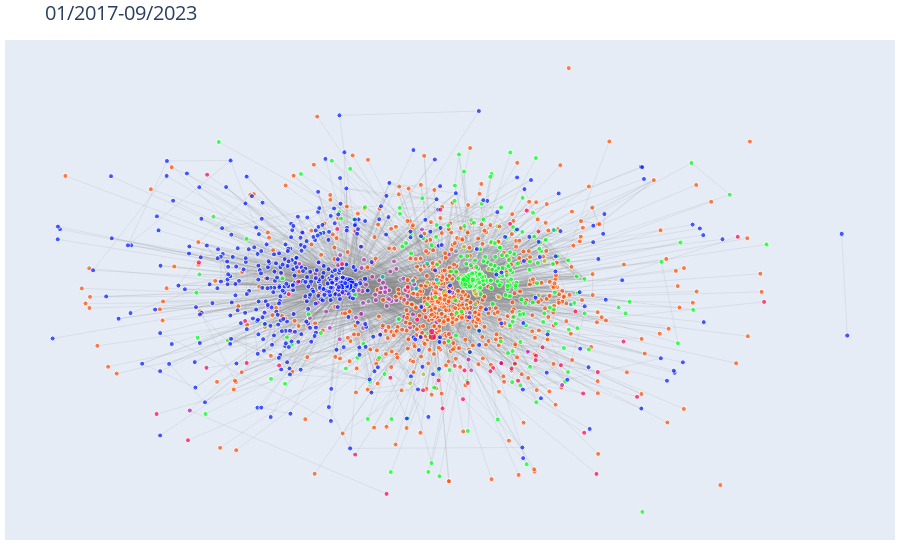

Notebook code for this chart:
### Code cell
ecosystem_g_figure

### Figure 1 — Plotly figure (JSON) as saved in the notebook; plotly's stock layout.template omitted (floating-point values rounded to 4 significant figures; data arrays with more than 128 entries replaced by an {"elided": "..."} marker saying what was removed)
{"data": [{"hoverinfo": "none", "line": {"color": "#888", "width": 0.15}, "mode": "lines", "type": "scatter", "x": {"elided": "18216 float values"}, "y": {"elided": "18216 float values"}}, {"hoverinfo": "text", "marker": {"color": {"elided": "1568 str values"}, "size": {"elided": "1568 float values"}}, "mode": "markers", "text": {"elided": "1568 str values"}, "type": "scatter", "x": {"elided": "1568 float values"}, "y": {"elided": "1568 float values"}}], "layout": {"hovermode": "closest", "margin": {"b": 20, "l": 5, "r": 5, "t": 40}, "showlegend": false, "title": {"font": {"size": 20}, "text": "01/2017-09/2023"}, "xaxis": {"showgrid": false, "showticklabels": false, "zeroline": false}, "yaxis": {"showgrid": false, "showticklabels": false, "zeroline": false}}}
